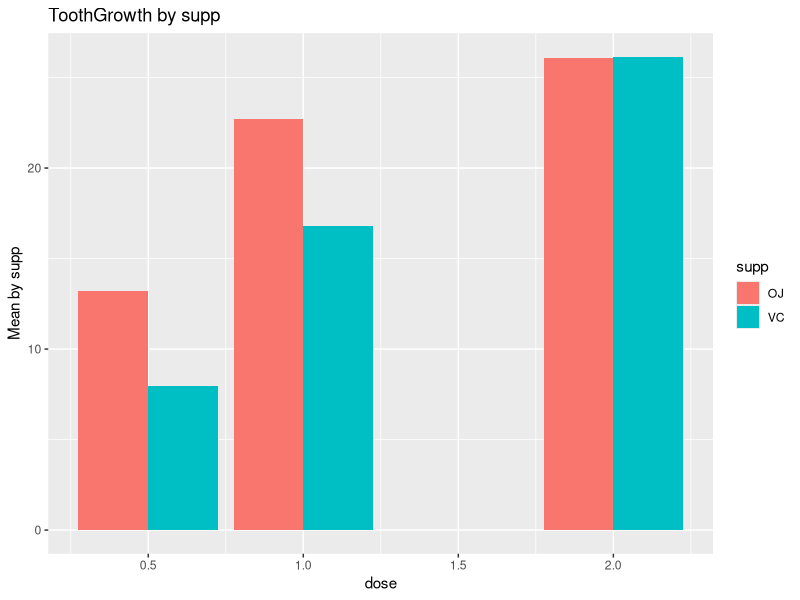
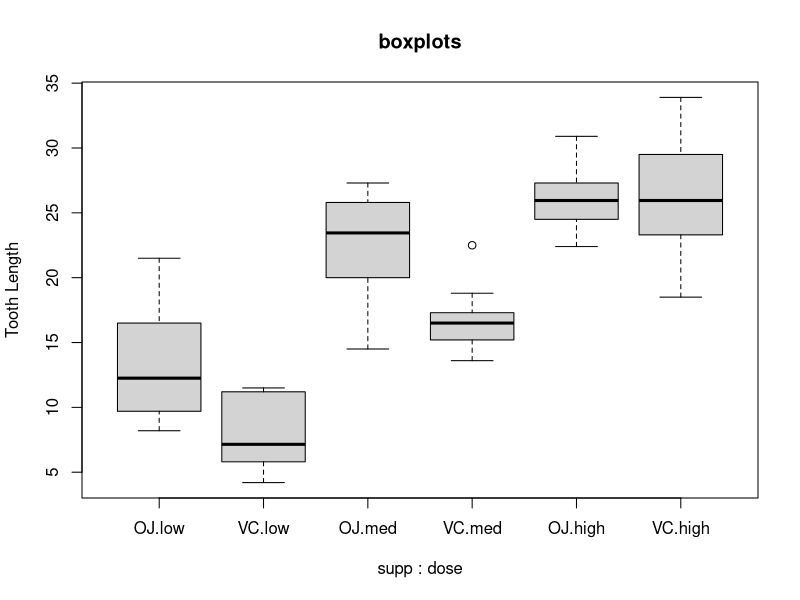

The R script that drew these images, in order:
## ---- chunk 1
 library(knitr)
 library(ggplot2)
 library(plyr)
 data(ToothGrowth)
## ---- chunk 2
ToothGrowth.OJ <- subset(ToothGrowth, ToothGrowth$supp == "OJ")
ToothGrowth.VC <- subset(ToothGrowth, ToothGrowth$supp == "VC")  

res.OJ <- data.frame( res.dose=unique(ToothGrowth.OJ$dose), res.mean=tapply(ToothGrowth.OJ$len, ToothGrowth.OJ$dose, mean) , res.supp="OJ")
res.VC <- data.frame( res.dose=unique(ToothGrowth.VC$dose), res.mean=tapply(ToothGrowth.VC$len, ToothGrowth.VC$dose, mean) , res.supp="VC")
res <- merge( res.OJ , res.VC, all = TRUE)
## ---- chunk 3
ggplot( data=res) +
geom_bar(aes(x=as.numeric(res$res.dose), y=res$res.mean, fill=res$res.supp), stat="identity", position="dodge") +
labs(fill="supp") + ggtitle("ToothGrowth by supp") + ylab("Mean by supp") + xlab("dose")
## ---- chunk 4
summary( ToothGrowth)

ToothGrowth$dose = factor(ToothGrowth$dose, levels=c( 0.5, 1.0, 2.0), labels = c("low", "med", "high"))
boxplot(len ~supp*dose, data=ToothGrowth, ylab="Tooth Length", main = "boxplots")
## ---- chunk 5
t.test(ToothGrowth$len[ToothGrowth$supp=="OJ"],ToothGrowth$len[ToothGrowth$supp=="VC"])
## ---- chunk 6
t.test(ToothGrowth$len[ToothGrowth$supp=="OJ"&ToothGrowth$dose=="low"],ToothGrowth$len[ToothGrowth$supp=="VC"&ToothGrowth$dose=="low"])
## ---- chunk 7
t.test(ToothGrowth$len[ToothGrowth$supp=="OJ"&ToothGrowth$dose=="med"],ToothGrowth$len[ToothGrowth$supp=="VC"&ToothGrowth$dose=="med"])
## ---- chunk 8
t.test(ToothGrowth$len[ToothGrowth$supp=="OJ"&ToothGrowth$dose=="high"],ToothGrowth$len[ToothGrowth$supp=="VC"&ToothGrowth$dose=="high"])
## ---- chunk 9
t.test(ToothGrowth$len[ToothGrowth$supp=="OJ"&ToothGrowth$dose=="low"],ToothGrowth$len[ToothGrowth$supp=="OJ"&ToothGrowth$dose=="med"])
## ---- chunk 10
t.test(ToothGrowth$len[ToothGrowth$supp=="OJ"&ToothGrowth$dose=="low"],ToothGrowth$len[ToothGrowth$supp=="OJ"&ToothGrowth$dose=="high"])
## ---- chunk 11
t.test(ToothGrowth$len[ToothGrowth$supp=="OJ"&ToothGrowth$dose=="med"],ToothGrowth$len[ToothGrowth$supp=="OJ"&ToothGrowth$dose=="high"])
## ---- chunk 12
t.test(ToothGrowth$len[ToothGrowth$supp=="VC"&ToothGrowth$dose=="low"],ToothGrowth$len[ToothGrowth$supp=="VC"&ToothGrowth$dose=="med"])
## ---- chunk 13
t.test(ToothGrowth$len[ToothGrowth$supp=="VC"&ToothGrowth$dose=="low"],ToothGrowth$len[ToothGrowth$supp=="VC"&ToothGrowth$dose=="high"])
## ---- chunk 14
t.test(ToothGrowth$len[ToothGrowth$supp=="VC"&ToothGrowth$dose=="med"],ToothGrowth$len[ToothGrowth$supp=="VC"&ToothGrowth$dose=="high"])
